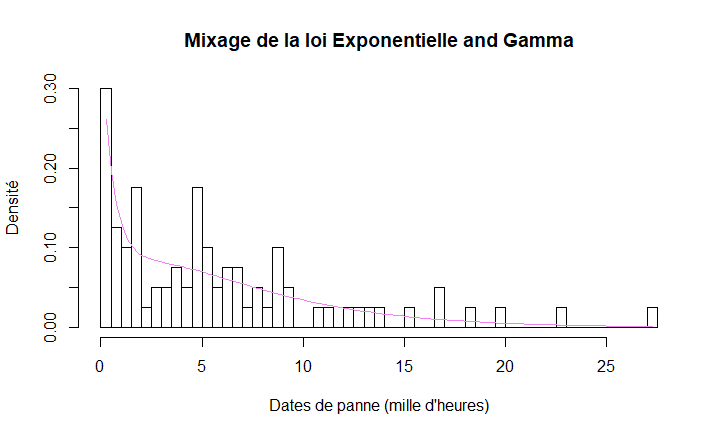

The script that drew this image:
# Fitting mixture of Exp and Gamma
# Algorithm EM
# Initialisation
k = 2 # number of components
p = c(0.5, 0.5)
lambda = 1
alpha = 5
beta = 1
f = list(
    '1' = function(x) {
        dexp(x, rate = lambda)
    },
    '2' = function(x) {
        dgamma(x, shape = alpha, rate = beta)
    }
)
epsilon = list(
    alpha = 1e-4,
    theta = 1e-4
)
zeta = matrix(
    0,
    nrow = k,
    ncol = N
)
# Norm
normVec = function(x) sqrt(sum(x^2))
# New value
p_new = p
alpha_new = alpha
beta_new = beta
lambda_new = lambda
repeat {
    ## E Step
    # Calculate each proba
    for (l in 1:k) {
        zeta[l,] = p[[l]] * f[[l]](data)
    }
    # Normalize proba
    zeta = t(t(zeta) / rowSums(t(zeta)))
    ## M step
    # Lambda
    lambda_new = sum(zeta[1,]) / sum(zeta[1,] * data)
    # Alpha
    c = log(sum(zeta[2,] * data) / sum(zeta[2,])) - sum(zeta[2,] * log(data)) / sum(zeta[2,])
    alpha_new = 0.5 / c
    alpha_temp = 0
    repeat {
        alpha_temp = 1 / (1 / alpha_new + (log(alpha_new) - digamma(alpha_new) - c) / (alpha_new^2 * (1 / alpha_new - trigamma(alpha_new))))
        if (abs(alpha_temp - alpha_new) < epsilon$alpha) {
            break
        } else {
            alpha_new = alpha_temp
        }
    }
    alpha_new = alpha_temp
    # Beta
    beta_new = alpha_new * sum(zeta[2,]) / sum(zeta[2,] * data)
    # P
    for (l in 1:k) {
        p_new[[l]] = mean(zeta[l,])
    }
    ## Evaluation
    if (normVec(c(alpha, beta, lambda, p[[1]], p[[2]]) - c(alpha_new, beta_new, lambda_new, p_new[[1]], p_new[[2]])) < epsilon$theta) {
        break
    } else {
        alpha = alpha_new
        beta = beta_new
        lambda = lambda_new
        p = p_new
    }
}
# Final value update
alpha = alpha_new
beta = beta_new
lambda = lambda_new
p = p_new

# Illustration
f_theta = function(x) {
    p[[1]] * f[[1]](x) + p[[2]] * f[[2]](x)
}
h_theta = hist(
    data,
    breaks = 40,
    probability = TRUE,
    main = "Mixage de la loi Exponentielle and Gamma",
    xlab = "Dates de panne (mille d'heures)",
    ylab = "Densité"
)
curve(
    f_theta(x),
    add = TRUE,
    col = "violet",
    from = min(h_theta$mids),
    to = max(h_theta$mids)
)
# Kolmogorov-Smirnov test
F_theta = function(x) {
    p[[1]] * pexp(x, rate = lambda) + p[[2]] * pgamma(x, shape = alpha, rate = beta)
}
test = ks.test(data, F_theta, exact = TRUE)
